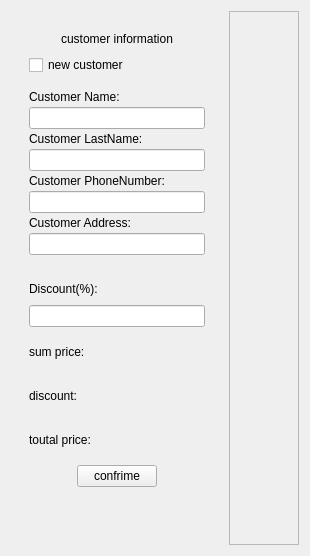
            <widget class="QWidget" name="order_view">
             <layout class="QHBoxLayout" name="horizontalLayout_19">
              <item>
               <widget class="QWidget" name="widget" native="true">
                <property name="maximumSize">
                 <size>
                  <width>277</width>
                  <height>16777215</height>
                 </size>
                </property>
                <layout class="QVBoxLayout" name="verticalLayout_16">
                 <item>
                  <widget class="QWidget" name="widget_4" native="true">
                   <property name="styleSheet">
                    <string notr="true"/>
                   </property>
                   <layout class="QVBoxLayout" name="verticalLayout_12">
                    <item>
                     <layout class="QHBoxLayout" name="horizontalLayout_8">
                      <item>
                       <spacer name="horizontalSpacer_4">
                        <property name="orientation">
                         <enum>Qt::Horizontal</enum>
                        </property>
                        <property name="sizeHint" stdset="0">
                         <size>
                          <width>13</width>
                          <height>20</height>
                         </size>
                        </property>
                       </spacer>
                      </item>
                      <item>
                       <widget class="QLabel" name="label_3">
                        <property name="maximumSize">
                         <size>
                          <width>165</width>
                          <height>21</height>
                         </size>
                        </property>
                        <property name="text">
                         <string>customer information</string>
                        </property>
                       </widget>
                      </item>
                      <item>
                       <spacer name="horizontalSpacer_5">
                        <property name="orientation">
                         <enum>Qt::Horizontal</enum>
                        </property>
                        <property name="sizeHint" stdset="0">
                         <size>
                          <width>13</width>
                          <height>20</height>
                         </size>
                        </property>
                       </spacer>
                      </item>
                     </layout>
                    </item>
                    <item>
                     <widget class="QCheckBox" name="checkBox">
                      <property name="text">
                       <string>new customer</string>
                      </property>
                     </widget>
                    </item>
                    <item>
                     <widget class="QWidget" name="form_customer_id" native="true">
                      <widget class="QWidget" name="layoutWidget_4">
                       <property name="geometry">
                        <rect>
                         <x>20</x>
                         <y>20</y>
                         <width>176</width>
                         <height>55</height>
                        </rect>
                       </property>
                       <layout class="QVBoxLayout" name="verticalLayout_13">
                        <item>
                         <layout class="QHBoxLayout" name="horizontalLayout_13">
                          <item>
                           <widget class="QLabel" name="label_8">
                            <property name="text">
                             <string>Customer ID:</string>
                            </property>
                           </widget>
                          </item>
                          <item>
                           <spacer name="horizontalSpacer_8">
                            <property name="orientation">
                             <enum>Qt::Horizontal</enum>
                            </property>
                            <property name="sizeHint" stdset="0">
                             <size>
                              <width>40</width>
                              <height>20</height>
                             </size>
                            </property>
                           </spacer>
                          </item>
                         </layout>
                        </item>
                        <item>
                         <widget class="QLineEdit" name="lineEdit_5"/>
                        </item>
                       </layout>
                      </widget>
                     </widget>
                    </item>
                    <item>
                     <widget class="QWidget" name="form_customer_info" native="true">
                      <layout class="QVBoxLayout" name="verticalLayout_7">
                       <property name="spacing">
                        <number>0</number>
                       </property>
                       <property name="leftMargin">
                        <number>0</number>
                       </property>
                       <property name="topMargin">
                        <number>0</number>
                       </property>
                       <property name="rightMargin">
                        <number>0</number>
                       </property>
                       <property name="bottomMargin">
                        <number>0</number>
                       </property>
                       <item>
                        <layout class="QVBoxLayout" name="verticalLayout_8">
                         <item>
                          <layout class="QHBoxLayout" name="horizontalLayout">
                           <item>
                            <widget class="QLabel" name="label_2">
                             <property name="maximumSize">
                              <size>
                               <width>16777215</width>
                               <height>25</height>
                              </size>
                             </property>
                             <property name="text">
                              <string>Customer Name:</string>
                             </property>
                            </widget>
                           </item>
                           <item>
                            <spacer name="horizontalSpacer_2">
                             <property name="orientation">
                              <enum>Qt::Horizontal</enum>
                             </property>
                             <property name="sizeHint" stdset="0">
                              <size>
                               <width>40</width>
                               <height>20</height>
                              </size>
                             </property>
                            </spacer>
                           </item>
                          </layout>
                         </item>
                         <item>
                          <widget class="QLineEdit" name="customer_line_edit"/>
                         </item>
                        </layout>
                       </item>
                       <item>
                        <layout class="QVBoxLayout" name="verticalLayout_9">
                         <item>
                          <layout class="QHBoxLayout" name="horizontalLayout_3">
                           <item>
                            <widget class="QLabel" name="label_5">
                             <property name="maximumSize">
                              <size>
                               <width>16777215</width>
                               <height>25</height>
                              </size>
                             </property>
                             <property name="text">
                              <string>Customer LastName:</string>
                             </property>
                            </widget>
                           </item>
                           <item>
                            <spacer name="horizontalSpacer_3">
                             <property name="orientation">
                              <enum>Qt::Horizontal</enum>
                             </property>
                             <property name="sizeHint" stdset="0">
                              <size>
                               <width>40</width>
                               <height>20</height>
                              </size>
                             </property>
                            </spacer>
                           </item>
                          </layout>
                         </item>
                         <item>
                          <widget class="QLineEdit" name="customer_last_name_line_edit"/>
                         </item>
                         <item>
                          <layout class="QVBoxLayout" name="verticalLayout_10">
                           <item>
                            <layout class="QHBoxLayout" name="horizontalLayout_5">
                             <item>
                              <widget class="QLabel" name="label_6">
                               <property name="maximumSize">
                                <size>
                                 <width>16777215</width>
                                 <height>25</height>
                                </size>
                               </property>
                               <property name="text">
                                <string>Customer PhoneNumber:</string>
                               </property>
                              </widget>
                             </item>
                             <item>
                              <spacer name="horizontalSpacer_6">
                               <property name="orientation">
                                <enum>Qt::Horizontal</enum>
                               </property>
                               <property name="sizeHint" stdset="0">
                                <size>
                                 <width>40</width>
                                 <height>20</height>
                                </size>
                               </property>
                              </spacer>
                             </item>
                            </layout>
                           </item>
                           <item>
                            <widget class="QLineEdit" name="customer_phone_number_line_edit"/>
                           </item>
                          </layout>
                         </item>
                        </layout>
                       </item>
                       <item>
                        <layout class="QVBoxLayout" name="verticalLayout_11">
                         <item>
                          <layout class="QHBoxLayout" name="horizontalLayout_7">
                           <item>
                            <widget class="QLabel" name="label_7">
                             <property name="maximumSize">
                              <size>
                               <width>16777215</width>
                               <height>25</height>
                              </size>
                             </property>
                             <property name="text">
                              <string>Customer Address:</string>
                             </property>
                            </widget>
                           </item>
                           <item>
                            <spacer name="horizontalSpacer_7">
                             <property name="orientation">
                              <enum>Qt::Horizontal</enum>
                             </property>
                             <property name="sizeHint" stdset="0">
                              <size>
                               <width>40</width>
                               <height>20</height>
                              </size>
                             </property>
                            </spacer>
                           </item>
                          </layout>
                         </item>
                         <item>
                          <widget class="QLineEdit" name="custoemr_address_line_edit"/>
                         </item>
                        </layout>
                       </item>
                      </layout>
                     </widget>
                    </item>
                   </layout>
                  </widget>
                 </item>
                 <item>
                  <widget class="QWidget" name="widget_3" native="true">
                   <layout class="QVBoxLayout" name="verticalLayout_15">
                    <item>
                     <layout class="QVBoxLayout" name="verticalLayout_14">
                      <item>
                       <layout class="QHBoxLayout" name="horizontalLayout_17">
                        <item>
                         <widget class="QLabel" name="label_9">
                          <property name="maximumSize">
                           <size>
                            <width>16777215</width>
                            <height>38</height>
                           </size>
                          </property>
                          <property name="text">
                           <string>Discount(%):</string>
                          </property>
                         </widget>
                        </item>
                        <item>
                         <spacer name="horizontalSpacer_9">
                          <property name="orientation">
                           <enum>Qt::Horizontal</enum>
                          </property>
                          <property name="sizeHint" stdset="0">
                           <size>
                            <width>40</width>
                            <height>20</height>
                           </size>
                          </property>
                         </spacer>
                        </item>
                       </layout>
                      </item>
                      <item>
                       <widget class="QLineEdit" name="discount_line_edit"/>
                      </item>
                     </layout>
                    </item>
                    <item>
                     <widget class="QLabel" name="sum_price_label">
                      <property name="minimumSize">
                       <size>
                        <width>0</width>
                        <height>38</height>
                       </size>
                      </property>
                      <property name="maximumSize">
                       <size>
                        <width>16777215</width>
                        <height>38</height>
                       </size>
                      </property>
                      <property name="text">
                       <string>sum price:</string>
                      </property>
                     </widget>
                    </item>
                    <item>
                     <widget class="QLabel" name="discount_order_label">
                      <property name="minimumSize">
                       <size>
                        <width>0</width>
                        <height>38</height>
                       </size>
                      </property>
                      <property name="maximumSize">
                       <size>
                        <width>16777215</width>
                        <height>38</height>
                       </size>
                      </property>
                      <property name="text">
                       <string>discount:</string>
                      </property>
                     </widget>
                    </item>
                    <item>
                     <widget class="QLabel" name="toutal_price_label">
                      <property name="minimumSize">
                       <size>
                        <width>0</width>
                        <height>38</height>
                       </size>
                      </property>
                      <property name="maximumSize">
                       <size>
                        <width>16777215</width>
                        <height>38</height>
                       </size>
                      </property>
                      <property name="text">
                       <string>toutal price:</string>
                      </property>
                     </widget>
                    </item>
                    <item>
                     <layout class="QHBoxLayout" name="horizontalLayout_18">
                      <item>
                       <spacer name="horizontalSpacer_10">
                        <property name="orientation">
                         <enum>Qt::Horizontal</enum>
                        </property>
                        <property name="sizeHint" stdset="0">
                         <size>
                          <width>40</width>
                          <height>20</height>
                         </size>
                        </property>
                       </spacer>
                      </item>
                      <item>
                       <widget class="QPushButton" name="pushButton">
                        <property name="text">
                         <string>confrime</string>
                        </property>
                       </widget>
                      </item>
                      <item>
                       <spacer name="horizontalSpacer_11">
                        <property name="orientation">
                         <enum>Qt::Horizontal</enum>
                        </property>
                        <property name="sizeHint" stdset="0">
                         <size>
                          <width>40</width>
                          <height>20</height>
                         </size>
                        </property>
                       </spacer>
                      </item>
                     </layout>
                    </item>
                    <item>
                     <spacer name="verticalSpacer_3">
                      <property name="orientation">
                       <enum>Qt::Vertical</enum>
                      </property>
                      <property name="sizeHint" stdset="0">
                       <size>
                        <width>20</width>
                        <height>40</height>
                       </size>
                      </property>
                     </spacer>
                    </item>
                   </layout>
                  </widget>
                 </item>
                </layout>
               </widget>
              </item>
              <item>
               <widget class="QScrollArea" name="show_order_product">
                <property name="widgetResizable">
                 <bool>true</bool>
                </property>
                <widget class="QWidget" name="scrollAreaWidgetContents_2">
                 <property name="geometry">
                  <rect>
                   <x>0</x>
                   <y>0</y>
                   <width>490</width>
                   <height>588</height>
                  </rect>
                 </property>
                </widget>
               </widget>
              </item>
             </layout>
            </widget>
